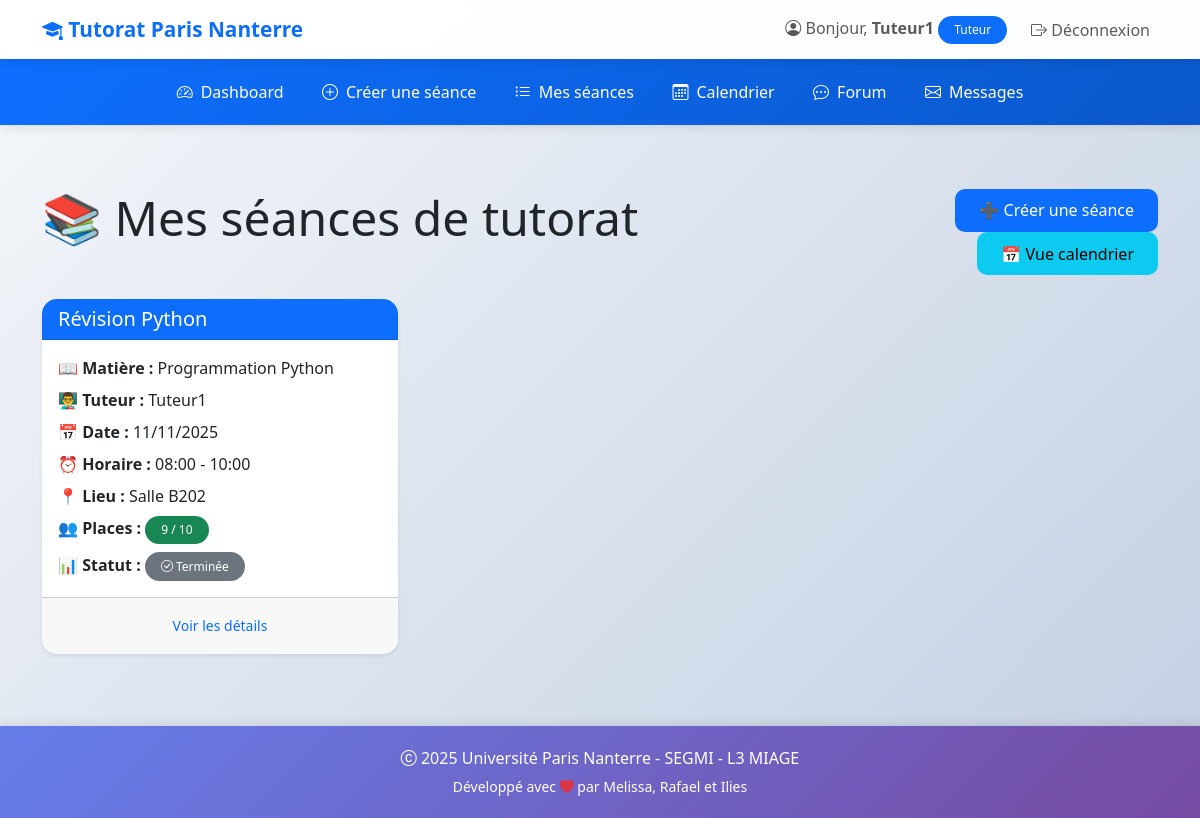
The app's page /seances/ (signed in) with its own data.
### tutorat/models.py (models this page shows, shortened)
class User(AbstractUser):
    ROLE_CHOICES = (
        ('ETUDIANT', 'Étudiant'),
        ('TUTEUR', 'Tuteur'),
        ('ADMIN', 'Administrateur'),
    )
    role = models.CharField(
        max_length=20,
        choices=ROLE_CHOICES,
        default='ETUDIANT',
        verbose_name="Rôle"
    )
    telephone = models.CharField(
        max_length=15,
        blank=True,
        null=True,
        verbose_name="Téléphone"
    )
    date_naissance = models.DateField(
        blank=True,
        null=True,
        verbose_name="Date de naissance"
    )
    class Meta:
        verbose_name = "Utilisateur"
        verbose_name_plural = "Utilisateurs"

class Seance(models.Model):
    STATUT_CHOICES = (
        ('PREVUE', 'Prévue'),
        ('EN_COURS', 'En cours'),
        ('TERMINEE', 'Terminée'),
        ('ANNULEE', 'Annulée'),
    )
    titre = models.CharField(max_length=200, verbose_name="Titre de la séance")
    matiere = models.ForeignKey(
        Matiere,
        on_delete=models.CASCADE,
        related_name='seances',
        verbose_name="Matière"
    )
    tuteur = models.ForeignKey(
        User,
        on_delete=models.CASCADE,
        related_name='seances_tuteur',
        limit_choices_to={'role': 'TUTEUR'},
        verbose_name="Tuteur"
    )
    date = models.DateField(verbose_name="Date")
    heure_debut = models.TimeField(verbose_name="Heure de début")
    heure_fin = models.TimeField(verbose_name="Heure de fin")
    lieu = models.CharField(max_length=200, verbose_name="Lieu")
    description = models.TextField(blank=True, verbose_name="Description")
    places_max = models.IntegerField(default=10, verbose_name="Places maximum")
    statut = models.CharField(
        max_length=20,
        choices=STATUT_CHOICES,
        default='PREVUE',
        verbose_name="Statut"
    )
    created_at = models.DateTimeField(auto_now_add=True)
    updated_at = models.DateTimeField(auto_now=True)
    class Meta:
        verbose_name = "Séance"
        verbose_name_plural = "Séances"
        ordering = ['-date', '-heure_debut']
    def places_disponibles(self):
        places_occupees = self.inscriptions.filter(statut='CONFIRMEE').count()
        return self.places_max - places_occupees

class Matiere(models.Model):
    nom = models.CharField(max_length=100, verbose_name="Nom de la matière")
    code = models.CharField(max_length=10, unique=True, verbose_name="Code")
    description = models.TextField(blank=True, verbose_name="Description")
    class Meta:
        verbose_name = "Matière"
        verbose_name_plural = "Matières"
        ordering = ['nom']

### tutorat/views.py (the view)
# urls.py: path('seances/', views.seance_list, name='seance_list'),
@login_required
def seance_list(request):
    from datetime import datetime
    now = datetime.now()
    today = now.date()
    current_time = now.time()
    Seance.objects.filter(
        date__lt=today,
        statut='PREVUE'
    ).update(statut='TERMINEE')
    Seance.objects.filter(
        date=today,
        heure_fin__lt=current_time,
        statut='PREVUE'
    ).update(statut='TERMINEE')
    Seance.objects.filter(
        date=today,
        heure_debut__lte=current_time,
        heure_fin__gte=current_time,
        statut='PREVUE'
    ).update(statut='EN_COURS')
    if request.user.role == 'TUTEUR':
        seances = Seance.objects.filter(tuteur=request.user).select_related('matiere')
    else:
        seances = Seance.objects.filter(
            statut__in=['PREVUE', 'EN_COURS'],
            date__gte=today
        ).select_related('matiere', 'tuteur')
    return render(request, 'tutorat/seance_list.html', {'seances': seances})

### tutorat/templates/tutorat/seance_list.html (shortened to what this page needs)
{% extends 'tutorat/base.html' %}
{% block content %}
<div class="row mb-4">
    <div class="col-md-8">
        <h1 class="display-5">📚
            {% if user.role == 'TUTEUR' %}
                Mes séances de tutorat
            {% else %}
                Séances disponibles
            {% endif %}
        </h1>
    </div>
    <div class="col-md-4 text-end">
        {% if user.role == 'TUTEUR' %}
            <a href="{% url 'seance_create' %}" class="btn btn-primary">
                ➕ Créer une séance
            </a>
        {% endif %}
        <a href="{% url 'calendrier' %}" class="btn btn-info">
            📅 Vue calendrier
        </a>
    </div>
</div>
{% if seances %}
    <div class="row">
        {% for seance in seances %}
        <div class="col-md-6 col-lg-4 mb-4">
            <div class="card h-100 shadow-sm">
                <div class="card-header bg-primary text-white">
                    <h5 class="card-title mb-0">{{ seance.titre }}</h5>
                </div>
                <div class="card-body">
                    <p class="mb-2">
                        <strong>📖 Matière :</strong> {{ seance.matiere.nom }}
                    </p>
                    <p class="mb-2">
                        <strong>👨‍🏫 Tuteur :</strong> {{ seance.tuteur.username }}
                    </p>
                    <p class="mb-2">
                        <strong>📅 Date :</strong> {{ seance.date|date:"d/m/Y" }}
                    </p>
                    <p class="mb-2">
                        <strong>⏰ Horaire :</strong> {{ seance.heure_debut|time:"H:i" }} - {{ seance.heure_fin|time:"H:i" }}
                    </p>
                    <p class="mb-2">
                        <strong>📍 Lieu :</strong> {{ seance.lieu }}
                    </p>
                    <p class="mb-2">
                        <strong>👥 Places :</strong>
                        <span class="badge {% if seance.places_disponibles > 0 %}bg-success{% else %}bg-danger{% endif %}">
                            {{ seance.places_disponibles }} / {{ seance.places_max }}
                        </span>
                    </p>
                    <p class="mb-0">
                        <strong>📊 Statut :</strong>
                        <span class="badge
                            {% if seance.statut == 'PREVUE' %}bg-primary
                            {% elif seance.statut == 'EN_COURS' %}bg-success
                            {% elif seance.statut == 'TERMINEE' %}bg-secondary
                            {% else %}bg-danger{% endif %}">
                            {% if seance.statut == 'PREVUE' %}
                                <i class="bi bi-calendar-check"></i> Prévue
                            {% elif seance.statut == 'EN_COURS' %}
                                <i class="bi bi-play-circle"></i> En cours
                            {% elif seance.statut == 'TERMINEE' %}
                                <i class="bi bi-check-circle"></i> Terminée
                            {% else %}
                                <i class="bi bi-x-circle"></i> Annulée
                            {% endif %}
                        </span>
                    </p>
                </div>
                <div class="card-footer">
                    <a href="{% url 'seance_detail' seance.pk %}" class="btn btn-sm btn-outline-primary w-100">
                        Voir les détails
                    </a>
                </div>
            </div>
        </div>
        {% endfor %}
    </div>
{% endif %}
{% endblock %}

### tutorat/templates/tutorat/base.html (shortened to what this page needs)
<!DOCTYPE html>
<html lang="fr">
<head>
    <link href="https://cdn.jsdelivr.net/npm/bootstrap@5.3.0/dist/css/bootstrap.min.css" rel="stylesheet">
    <link rel="stylesheet" href="https://cdn.jsdelivr.net/npm/bootstrap-icons@1.11.0/font/bootstrap-icons.css">
</head>
<body>
    <nav class="navbar navbar-expand-lg navbar-light">
        <div class="container">
            <a class="navbar-brand" href="{% url 'accueil' %}">
                <i class="bi bi-mortarboard-fill"></i> Tutorat Paris Nanterre
            </a>
            <div class="collapse navbar-collapse" id="navbarNav">
                <ul class="navbar-nav ms-auto align-items-center">
                    {% if user.is_authenticated %}
                        <li class="nav-item">
                            <span class="navbar-text me-3">
                                <i class="bi bi-person-circle"></i>
                                Bonjour, <strong>{{ user.first_name|default:user.username }}</strong>
                                <span class="badge bg-primary">{{ user.get_role_display }}</span>
                            </span>
                        </li>
                        <li class="nav-item">
                            <a class="nav-link btn btn-outline-danger btn-sm" href="{% url 'deconnexion' %}">
                                <i class="bi bi-box-arrow-right"></i> Déconnexion
                            </a>
                        </li>
                    {% endif %}
                </ul>
            </div>
        </div>
    </nav>
    {% if user.is_authenticated %}
        <nav class="secondary-navbar">
            <div class="container">
                <ul class="nav justify-content-center">
                    {% if user.role == 'TUTEUR' %}
                        <li class="nav-item">
                            <a class="nav-link" href="{% url 'dashboard_tuteur' %}">
                                <i class="bi bi-speedometer2"></i> Dashboard
                            </a>
                        </li>
                        <li class="nav-item">
                            <a class="nav-link" href="{% url 'seance_create' %}">
                                <i class="bi bi-plus-circle"></i> Créer une séance
                            </a>
                        </li>
                        <li class="nav-item">
                            <a class="nav-link" href="{% url 'seance_list' %}">
                                <i class="bi bi-list-ul"></i> Mes séances
                            </a>
                        </li>
                        <li class="nav-item">
                            <a class="nav-link" href="{% url 'calendrier' %}">
                                <i class="bi bi-calendar3"></i> Calendrier
                            </a>
                        </li>
                        <li class="nav-item">
                            <a class="nav-link" href="{% url 'forum_accueil' %}">
                                <i class="bi bi-chat-dots"></i> Forum
                            </a>
                        </li>
                        <li class="nav-item">
                            <a class="nav-link" href="{% url 'messagerie_liste' %}">
                                <i class="bi bi-envelope"></i> Messages
                            </a>
                        </li>
                    {% endif %}
                </ul>
            </div>
        </nav>
    {% endif %}
    <main class="container my-5">
        {% block content %}{% endblock %}
    </main>
    <footer class="text-center">
        <div class="container">
            <p class="mb-1"><i class="bi bi-c-circle"></i> 2025 Université Paris Nanterre - SEGMI - L3 MIAGE</p>
            <p class="mb-0"><small>Développé avec <i class="bi bi-heart-fill text-danger"></i> par Melissa, Rafael et Ilies</small></p>
        </div>
    </footer>
</body>
</html>

### tutorat/templates/tutorat/base.html (style rules this page uses)
:root { --primary-color: #0d6efd; --success-color: #198754; --warning-color: #ffc107; --danger-color: #dc3545; --info-color: #0dcaf0; }
body { min-height: 100vh; display: flex; flex-direction: column; background: linear-gradient(135deg, #f5f7fa 0%, #c3cfe2 100%); }
.navbar { box-shadow: 0 2px 10px rgba(0,0,0,0.1); backdrop-filter: blur(10px); background-color: rgba(255, 255, 255, 0.95) !important; transition: all 0.3s ease; }
.navbar-brand { font-weight: bold; color: var(--primary-color) !important; font-size: 1.3rem; transition: transform 0.3s ease; }
.secondary-navbar { background: linear-gradient(135deg, var(--primary-color) 0%, #0a58ca 100%); box-shadow: 0 2px 10px rgba(0,0,0,0.1); padding: 0.8rem 0; animation: slideIn 0.5s ease-out; }
.secondary-navbar .nav-link { color: white !important; padding: 0.5rem 1.2rem; border-radius: 8px; transition: all 0.3s ease; font-weight: 500; display: flex; align-items: center; gap: 0.5rem; }
.card { transition: all 0.3s ease; border: none; border-radius: 15px; overflow: hidden; }
.btn { border-radius: 10px; padding: 0.6rem 1.5rem; font-weight: 500; transition: all 0.3s ease; border: none; position: relative; overflow: hidden; }
.btn::before { content: ''; position: absolute; top: 50%; left: 50%; width: 0; height: 0; border-radius: 50%; background: rgba(255, 255, 255, 0.3); transform: translate(-50%, -50%); transition: width 0.6s, height 0.6s; }
.badge { padding: 0.5rem 1rem; border-radius: 20px; font-weight: 500; }
main { flex: 1; animation: fadeIn 0.6s ease-out; }
footer { background: linear-gradient(135deg, #667eea 0%, #764ba2 100%); color: white; padding: 20px 0; margin-top: auto; box-shadow: 0 -2px 10px rgba(0,0,0,0.1); }
html { scroll-behavior: smooth; }

### records on screen
User: first_name "Tuteur1", role "Tuteur"
Seance: titre "Révision Python", matiere.nom "Programmation Python", tuteur.username "Tuteur1", date "11/11/2025", heure_debut "08:00", heure_fin "10:00", lieu "Salle B202", places_disponibles "9", places_max "10", statut "TERMINEE" (drawn)
